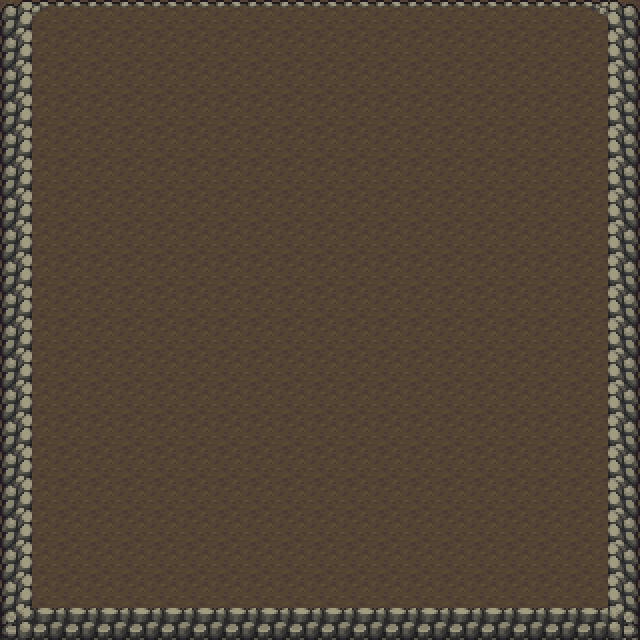

This is a level from a 2D game, rendered from its Tiled map with the project's own tilesets. A one-line summary and the complete map file follow:
An orthogonal 20x20 tile map with 32x32 px tiles, 2 tile layers (Capa de patrones 1, wall).

<map version="1.10" tiledversion="1.11.2" orientation="orthogonal" renderorder="right-down" width="20" height="20" tilewidth="32" tileheight="32" infinite="0" nextlayerid="5" nextobjectid="10">
 <properties>
  <property name="xSpawnPoint" type="int" value="500" />
  <property name="ySpawnPoint" type="int" value="300" />
 </properties>
 <tileset firstgid="1" source="8_cave.tsx" />
 <layer id="1" name="Capa de patrones 1" width="20" height="20">
  <data encoding="csv">
17,17,17,17,17,17,17,17,17,17,17,17,17,17,17,17,17,17,17,17,
17,17,17,17,17,17,17,17,17,17,17,17,17,17,17,17,17,17,17,17,
17,17,17,17,17,17,17,17,17,17,17,17,17,17,17,17,17,17,17,17,
17,17,17,17,17,17,17,17,17,17,17,17,17,17,17,17,17,17,17,17,
17,17,17,17,17,17,17,17,17,17,17,17,17,17,17,17,17,17,17,17,
17,17,17,17,17,17,17,17,17,17,17,17,17,17,17,17,17,17,17,17,
17,17,17,17,17,17,17,17,17,17,17,17,17,17,17,17,17,17,17,17,
17,17,17,17,17,17,17,17,17,17,17,17,17,17,17,17,17,17,17,17,
17,17,17,17,17,17,17,17,17,17,17,17,17,17,17,17,17,17,17,17,
17,17,17,17,17,17,17,17,17,17,17,17,17,17,17,17,17,17,17,17,
17,17,17,17,17,17,17,17,17,17,17,17,17,17,17,17,17,17,17,17,
17,17,17,17,17,17,17,17,17,17,17,17,17,17,17,17,17,17,17,17,
17,17,17,17,17,17,17,17,17,17,17,17,17,17,17,17,17,17,17,17,
17,17,17,17,17,17,17,17,17,17,17,17,17,17,17,17,17,17,17,17,
17,17,17,17,17,17,17,17,17,17,17,17,17,17,17,17,17,17,17,17,
17,17,17,17,17,17,17,17,17,17,17,17,17,17,17,17,17,17,17,17,
17,17,17,17,17,17,17,17,17,17,17,17,17,17,17,17,17,17,17,17,
17,17,17,17,17,17,17,17,17,17,17,17,17,17,17,17,17,17,17,17,
17,17,17,17,17,17,17,17,17,17,17,17,17,17,17,17,17,17,17,17,
17,17,17,17,17,17,17,17,17,17,17,17,17,17,17,17,17,17,17,17
</data>
 </layer>
 <layer id="2" name="wall" width="20" height="20">
  <data encoding="csv">
1,2,3,3,3,3,3,3,3,3,3,3,3,3,3,3,3,3,4,5,
15,0,0,0,0,0,0,0,0,0,0,0,0,0,0,0,0,0,0,33,
15,0,0,0,0,0,0,0,0,0,0,0,0,0,0,0,0,0,0,33,
15,0,0,0,0,0,0,0,0,0,0,0,0,0,0,0,0,0,0,33,
15,0,0,0,0,0,0,0,0,0,0,0,0,0,0,0,0,0,0,33,
15,0,0,0,0,0,0,0,0,0,0,0,0,0,0,0,0,0,0,33,
15,0,0,0,0,0,0,0,0,0,0,0,0,0,0,0,0,0,0,33,
15,0,0,0,0,0,0,0,0,0,0,0,0,0,0,0,0,0,0,33,
15,0,0,0,0,0,0,0,0,0,0,0,0,0,0,0,0,0,0,33,
15,0,0,0,0,0,0,0,0,0,0,0,0,0,0,0,0,0,0,33,
15,0,0,0,0,0,0,0,0,0,0,0,0,0,0,0,0,0,0,33,
15,0,0,0,0,0,0,0,0,0,0,0,0,0,0,0,0,0,0,33,
15,0,0,0,0,0,0,0,0,0,0,0,0,0,0,0,0,0,0,33,
15,0,0,0,0,0,0,0,0,0,0,0,0,0,0,0,0,0,0,33,
15,0,0,0,0,0,0,0,0,0,0,0,0,0,0,0,0,0,0,33,
15,0,0,0,0,0,0,0,0,0,0,0,0,0,0,0,0,0,0,33,
15,0,0,0,0,0,0,0,0,0,0,0,0,0,0,0,0,0,0,33,
15,0,0,0,0,0,0,0,0,0,0,0,0,0,0,0,0,0,0,33,
15,0,0,0,0,0,0,0,0,0,0,0,0,0,0,0,0,0,0,33,
43,44,44,44,44,44,44,44,44,44,44,44,44,44,44,44,44,44,44,47
</data>
 </layer>
 <objectgroup id="3" name="spawn_area" />
 <objectgroup id="4" name="items" />
</map>
